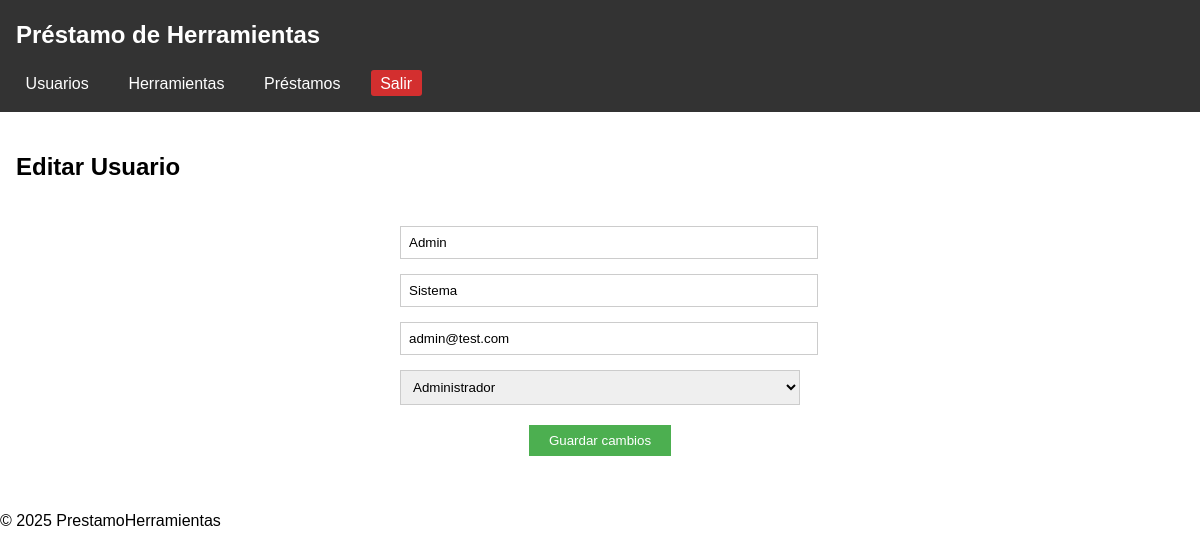
Screenshot of /?controller=usuarios&action=edit&id=1 (signed in) with the database file from the repository.
### tables this page shows
CREATE TABLE IF NOT EXISTS usuarios (
    id INT AUTO_INCREMENT PRIMARY KEY,
    nombre VARCHAR(100) NOT NULL,
    apellido VARCHAR(100) NOT NULL,
    email VARCHAR(100) UNIQUE NOT NULL,
    password VARCHAR(255) NOT NULL,
    rol ENUM('admin', 'usuario') NOT NULL
);

### app/Controller/UsuarioController.php (called while the page is built, shortened)
<?php
require_once __DIR__.'/../Model/Usuario.php';
class UsuarioController {
    public function edit($id) {
        $usuario = Usuario::find($id);
        include __DIR__ . '/../View/usuarios/edit.php';
    }
}

### public/index.php (called while the page is built, shortened)
<?php
require_once '../routes.php';

### app/Model/Usuario.php (called while the page is built, shortened)
<?php
class Usuario {
    public static function find($id) {
        $db = Database::connect();
        $stmt = $db->prepare("SELECT * FROM usuarios WHERE id = ?");
        $stmt->execute([$id]);
        return $stmt->fetch(PDO::FETCH_ASSOC);
    }
}

### app/View/usuarios/edit.php (the view, shortened to what this page needs)
<?php include __DIR__ . '/../VistaReutilizable/encabezado.php'; ?>
<link rel="stylesheet" href="/Sistema_prestamo_de_herramientas/public/assets/css/styles.css">
<h2>Editar Usuario</h2>
<form class="form-edicion" method="POST" action="?controller=usuarios&action=update&id=<?= $usuario['id'] ?>">
    <div class="campo-formulario">
        <input name="nombre" value="<?= $usuario['nombre'] ?>" placeholder="Nombre" required>
    </div>
    <div class="campo-formulario">
        <input name="apellido" value="<?= $usuario['apellido'] ?>" placeholder="Apellido" required>
    </div>
    <div class="campo-formulario">
        <input name="email" type="email" value="<?= $usuario['email'] ?>" placeholder="Email" required>
    </div>
    <div class="campo-formulario">
        <select name="rol">
            <option value="admin" <?= $usuario['rol'] === 'admin' ? 'selected' : '' ?>>Administrador</option>
        </select>
    </div>
    <div class="acciones-formulario">
        <button type="submit">Guardar cambios</button>
    </div>
</form>
<?php include __DIR__ . '/../VistaReutilizable/pie.php'; ?>

### public/assets/css/styles.css (style rules this page uses)
.form-edicion { max-width: 400px; margin: 0 auto; padding: 20px; }
.campo-formulario { margin-bottom: 15px; }
.campo-formulario input, .campo-formulario select { width: 100%; padding: 8px; border: 1px solid #ccc; }
.acciones-formulario { text-align: center; margin-top: 20px; }
.acciones-formulario button { padding: 8px 20px; background: #4CAF50; color: white; border: none; }
body { font-family: Arial, sans-serif; margin: 0; padding: 0; line-height: 1.6; }

### rows the page displays
usuarios: nombre "Admin", apellido "Sistema", email "admin@test.com", rol "Administrador"
